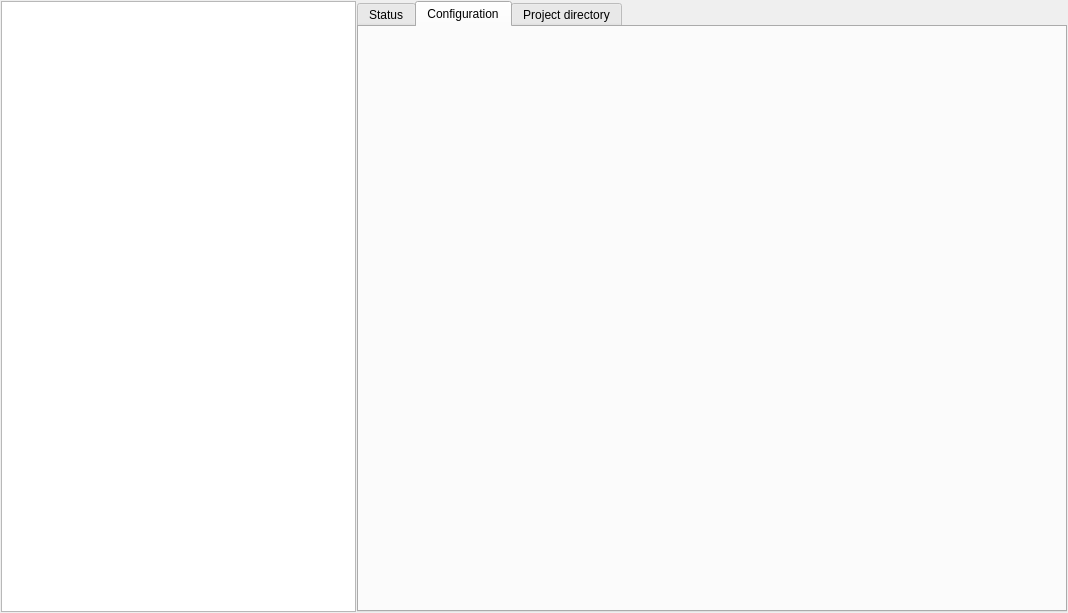
<?xml version="1.0" encoding="UTF-8"?>
<ui version="4.0">
 <class>BackendManagementWidget</class>
 <widget class="QWidget" name="BackendManagementWidget">
  <property name="geometry">
   <rect>
    <x>0</x>
    <y>0</y>
    <width>1068</width>
    <height>613</height>
   </rect>
  </property>
  <property name="windowTitle">
   <string>Form</string>
  </property>
  <layout class="QHBoxLayout" name="horizontalLayout" stretch="1,2">
   <property name="spacing">
    <number>1</number>
   </property>
   <property name="leftMargin">
    <number>1</number>
   </property>
   <property name="topMargin">
    <number>1</number>
   </property>
   <property name="rightMargin">
    <number>1</number>
   </property>
   <property name="bottomMargin">
    <number>1</number>
   </property>
   <item>
    <widget class="QTreeView" name="treeViewBackendTree"/>
   </item>
   <item>
    <widget class="QTabWidget" name="tabWidget">
     <property name="currentIndex">
      <number>1</number>
     </property>
     <widget class="QWidget" name="tab_2">
      <attribute name="title">
       <string>Status</string>
      </attribute>
      <layout class="QVBoxLayout" name="verticalLayout_2">
       <property name="spacing">
        <number>0</number>
       </property>
       <property name="leftMargin">
        <number>0</number>
       </property>
       <property name="topMargin">
        <number>0</number>
       </property>
       <property name="rightMargin">
        <number>0</number>
       </property>
       <property name="bottomMargin">
        <number>0</number>
       </property>
       <item>
        <widget class="BackendStatusWidget" name="backendStatusWidget" native="true"/>
       </item>
      </layout>
     </widget>
     <widget class="QWidget" name="tab">
      <attribute name="title">
       <string>Configuration</string>
      </attribute>
      <layout class="QVBoxLayout" name="verticalLayout">
       <property name="spacing">
        <number>0</number>
       </property>
       <property name="leftMargin">
        <number>0</number>
       </property>
       <property name="topMargin">
        <number>0</number>
       </property>
       <property name="rightMargin">
        <number>0</number>
       </property>
       <property name="bottomMargin">
        <number>0</number>
       </property>
       <item>
        <widget class="AgentConfigWidget" name="agentConfigWidget" native="true"/>
       </item>
      </layout>
     </widget>
     <widget class="QWidget" name="tab_3">
      <attribute name="title">
       <string>Project directory</string>
      </attribute>
      <layout class="QVBoxLayout" name="verticalLayout_5">
       <property name="spacing">
        <number>1</number>
       </property>
       <property name="leftMargin">
        <number>1</number>
       </property>
       <property name="topMargin">
        <number>1</number>
       </property>
       <property name="rightMargin">
        <number>1</number>
       </property>
       <property name="bottomMargin">
        <number>1</number>
       </property>
       <item>
        <widget class="QGroupBox" name="groupBox_2">
         <property name="title">
          <string>Project directory</string>
         </property>
         <property name="alignment">
          <set>Qt::AlignCenter</set>
         </property>
         <layout class="QVBoxLayout" name="verticalLayout_4">
          <property name="spacing">
           <number>1</number>
          </property>
          <property name="leftMargin">
           <number>1</number>
          </property>
          <property name="topMargin">
           <number>1</number>
          </property>
          <property name="rightMargin">
           <number>1</number>
          </property>
          <property name="bottomMargin">
           <number>1</number>
          </property>
          <item>
           <widget class="QTreeView" name="treeViewProjectDirectory"/>
          </item>
          <item>
           <widget class="QPushButton" name="pushButton_3">
            <property name="text">
             <string>Set project directory</string>
            </property>
           </widget>
          </item>
         </layout>
        </widget>
       </item>
      </layout>
     </widget>
    </widget>
   </item>
  </layout>
 </widget>
 <customwidgets>
  <customwidget>
   <class>AgentConfigWidget</class>
   <extends>QWidget</extends>
   <header>gui/widgets/agentconfigwidget.hpp</header>
   <container>1</container>
  </customwidget>
  <customwidget>
   <class>BackendStatusWidget</class>
   <extends>QWidget</extends>
   <header>gui/widgets/backendstatuswidget.hpp</header>
   <container>1</container>
  </customwidget>
 </customwidgets>
 <resources/>
 <connections/>
</ui>
